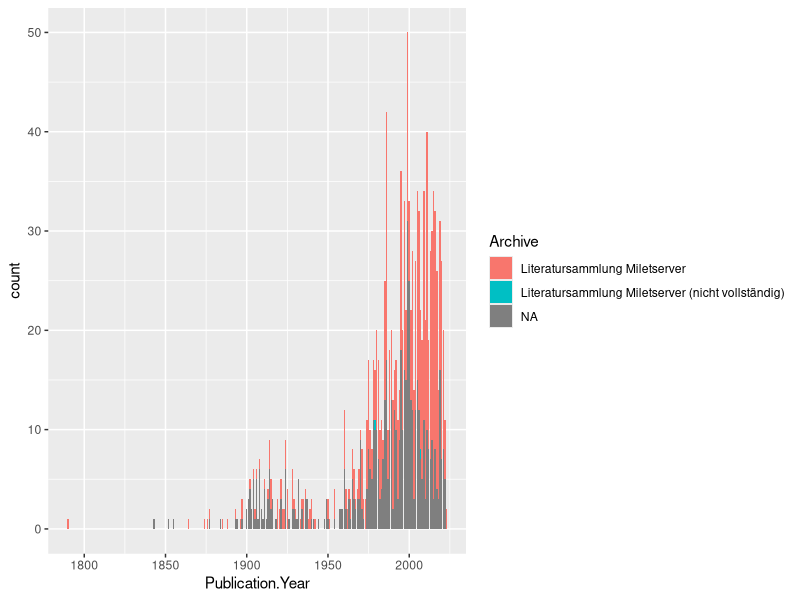
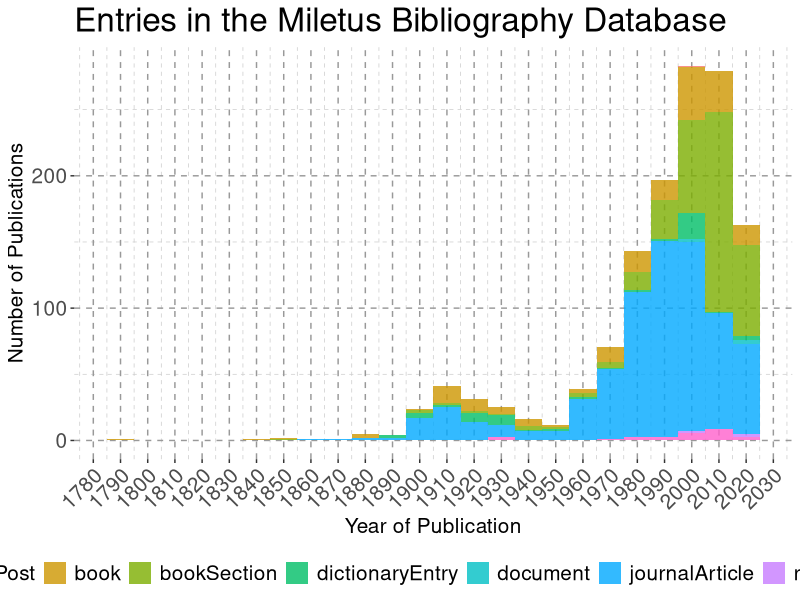
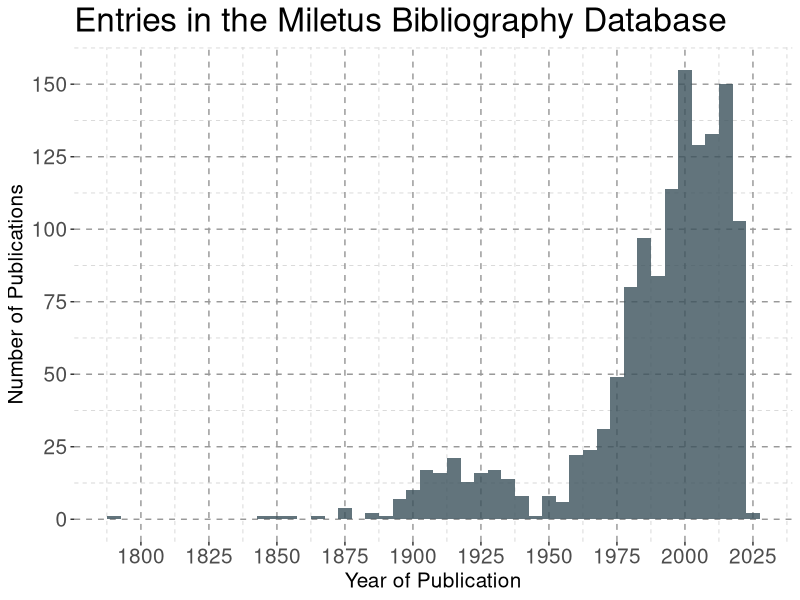
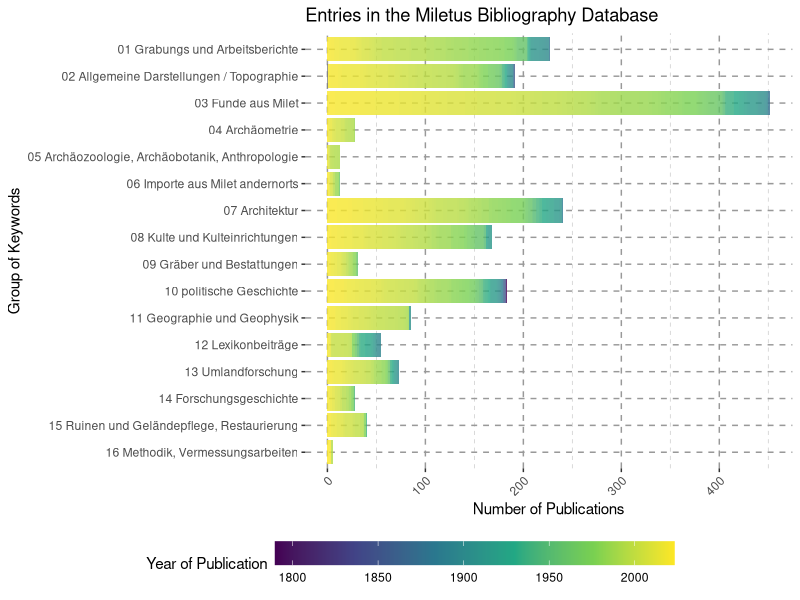
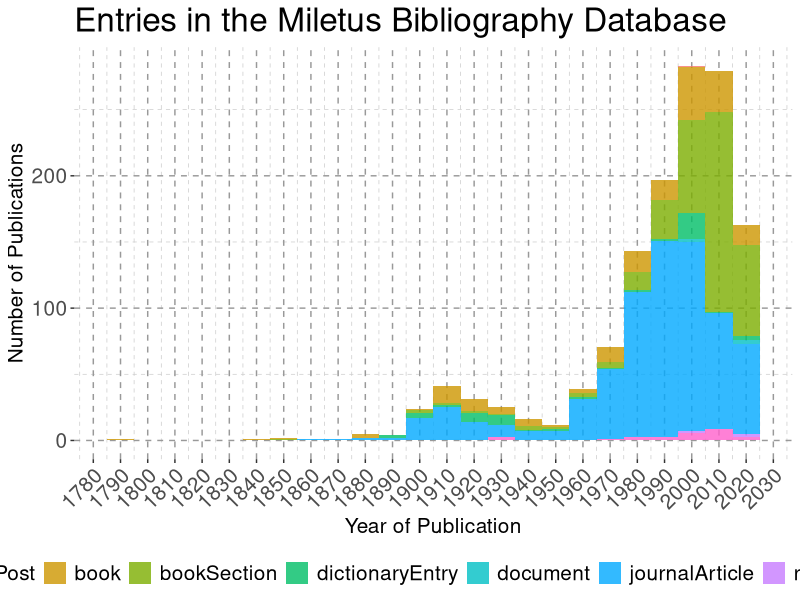
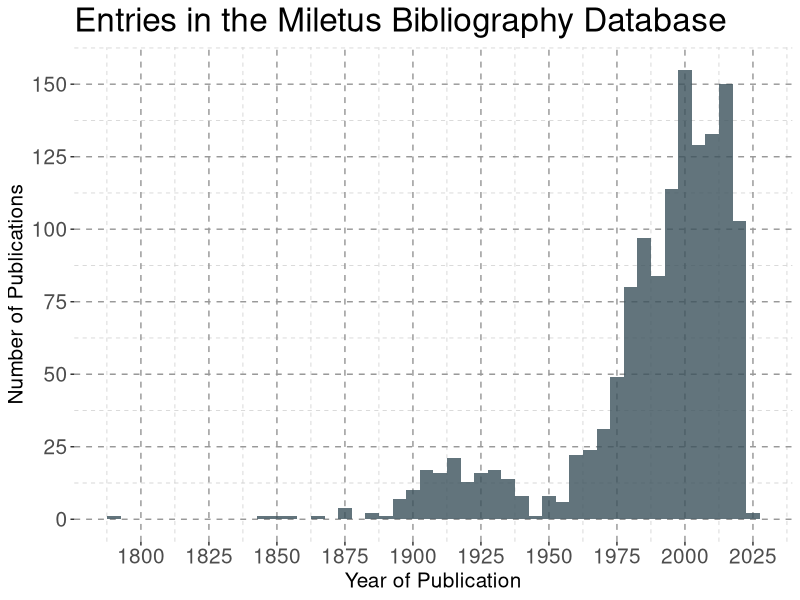
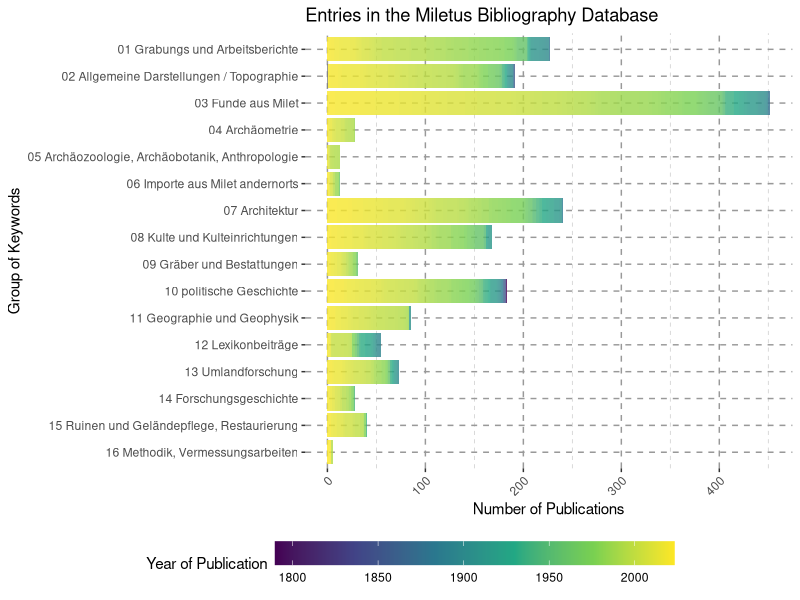

R code for these plots, in order:
library(ggplot2)
library(dplyr)
#library(reshape2)

bib <- read.csv("Exporte/Milet_Bibliography_CSV.csv", encoding = "UTF-8", na.strings = "")


bib$Publication.Year <- as.numeric(bib$Publication.Year)


bib$Date.Added <- as.Date(bib$Date.Added)
bib$Date.Modified <- as.Date(bib$Date.Modified)

bib %>%
  ggplot(aes(x = Publication.Year, fill = Archive)) +
  geom_bar()

bib[which(is.na(bib$Publication.Year)),]



str(bib)

p <- bib %>%
  ggplot(aes(x = Publication.Year, fill = Item.Type)) +
  geom_histogram(binwidth = 10, alpha = 0.8) +
  scale_x_continuous(breaks = seq(1750, 2030, 10)) +
  theme(legend.position = "bottom",
        axis.text.x = element_text(angle = 45, hjust = 1, vjust = 1, size = 15),
        axis.text.y = element_text(size = 15),
        plot.title = element_text(size = 24),
        axis.title = element_text(size = 15),
        legend.text = element_text(size = 15),
        legend.title = element_blank(),
        panel.background = element_blank(), 
        panel.grid.major = element_line(color = "grey60", linetype = "dashed"),
        panel.grid.minor = element_line(color = "grey80", linetype = "dashed")) +
  guides(fill = guide_legend(nrow = 1)) +
  labs(x = "Year of Publication", y = "Number of Publications", 
       title = "Entries in the Miletus Bibliography Database")

p

png("figures/mil-pubs-by-year-type.png", width = 1200, height = 500, res = 100)
p
dev.off()


p <- bib %>%
  ggplot(aes(x = Publication.Year)) +
  geom_histogram(binwidth = 5, alpha = 0.8, fill = "#3b515b") +
  scale_x_continuous(breaks = seq(1750, 2030, 25)) +
  scale_y_continuous(breaks = seq(0, 300, 25)) +
  theme(legend.position = "bottom",
        axis.text.x = element_text(size = 15),
        axis.text.y = element_text(size = 15),
        plot.title = element_text(size = 24),
        axis.title = element_text(size = 15),
        legend.text = element_text(size = 15),
        legend.title = element_blank(),
        panel.background = element_blank(), 
        panel.grid.major = element_line(color = "grey60", linetype = "dashed"),
        panel.grid.minor = element_line(color = "grey80", linetype = "dashed")) +
  guides(fill = guide_legend(nrow = 1)) +
  labs(x = "Year of Publication", y = "Number of Publications", 
       title = "Entries in the Miletus Bibliography Database")

p

png("figures/mil-pubs-by-year.png", width = 1200, height = 500, res = 100)
p
dev.off()




### With Tags!


bib_tags <- bib$Manual.Tags
names(bib_tags) <- bib$Publication.Year

bib_tags <- lapply(strsplit(bib_tags, "; "), unlist)

bib_tags <- stack(bib_tags)

unique_tags <- sort(unique(bib_tags$values))

sys_tags <- unique_tags[grepl("^\\d\\d", unique_tags)]


bib_tags <- bib_tags %>%
  filter(values %in% sys_tags) %>%
  mutate(group = gsub("[ -].*", "", values))

bib_tags

groups <- sys_tags[grepl("^\\d\\d ", sys_tags)]
groups
names(groups) <- gsub("[ -].*", "", groups)

bib_tags$ind <- as.numeric(as.character(bib_tags$ind))

p <- bib_tags %>%
  filter(values %in% groups) %>%
  ggplot(aes(y = values, group = ind, fill = ind)) +
  geom_bar(alpha = 0.8) +
  scale_y_discrete(limits = rev) +
  scale_fill_viridis_c(guide = guide_colourbar(barwidth = 20)) +
  #scale_fill_viridis_d(breaks = names(groups), labels = groups) +
  theme(legend.position = "bottom",
        legend.box.margin = margin(l = -200),
        axis.text.x = element_text(angle = 45, hjust = 1, vjust = 1),
        #legend.title = element_blank(),
        panel.background = element_blank(), 
        panel.grid.major = element_line(color = "grey60", linetype = "dashed"),
        panel.grid.minor = element_line(color = "grey80", linetype = "dashed")) +
  labs(y = "Group of Keywords", x = "Number of Publications", 
       title = "Entries in the Miletus Bibliography Database", 
       fill = "Year of Publication")

p

png("figures/mil-pubs-by-keys.png", width = 1200, height = 750, res = 100)
p
dev.off()

